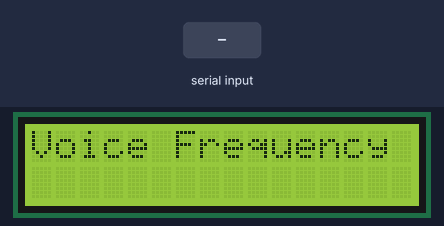
Recording of a sketch running on a simulated Arduino Uno, built with avr-gcc and run on an emulated ATmega328P. On the bench: 16×2 character LCD. The test bench sets the inputs (shaded band). What the sketch prints to the serial monitor is not drawn.

Above: at 1.2 s.
1.3 s: "*turn on circular\n" received over Serial
At 2.6 s:
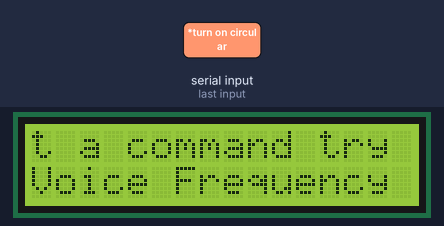
4.3 s: "1\n" received over Serial
At 6.0 s:
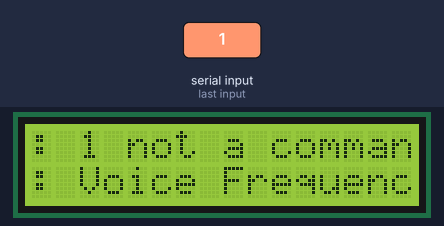
7.3 s: "*turn on wave\n" received over Serial
At 10.1 s:
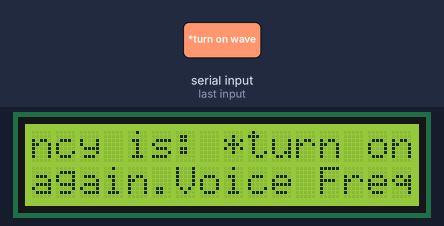
10.3 s: "turn on disco\n" received over Serial
At 11.3 s:
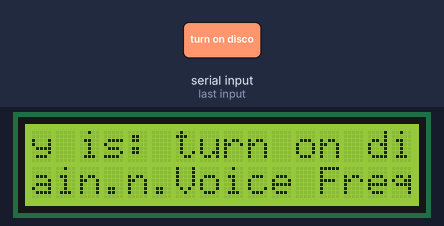
13.3 s: "0\n" received over Serial
At 14.4 s:
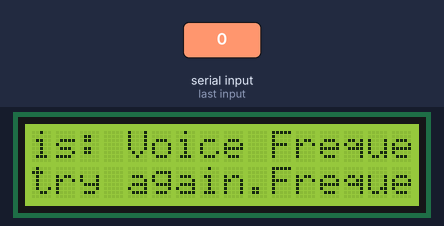
16.3 s: "2\n" received over Serial
At 17.3 s:
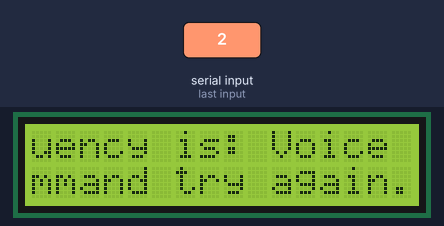
Timing chart, 0 to 19.3 s (numbered marks = the images above; inputs shaded):
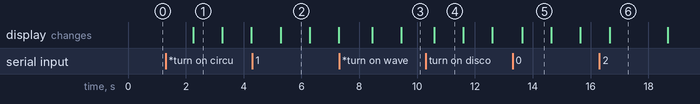

The sketch:

bluetooth_test.ino
```cpp
/*Bluetooth adaptor and application test.
    *Discriptoin:
        * Test the bluetooth adaptor by using the application on an andriod device.

    *The circuit:
        * Bluetooth RXD pin to Arduino digital pin TX/D1
        * Bluetooth TXD pin to Arduino digital pin DX/D0
        * Bluetooth GND pin to Arduino Anolog GND
        * Bluetooth VCC pin to Arduino Anolog 5V or 3.3V
        * LCD RS pin to digital pin 12
        * LCD Enable pin to digital pin 11
        * LCD D4 pin to digital pin 5
        * LCD D5 pin to digital pin 4
        * LCD D6 pin to digital pin 3
        * LCD D7 pin to digital pin 2
        * LCD R/W pin to ground
        * 10K resistor:
        * ends to +5V and ground
 */

// include the library code:
#include <LiquidCrystal.h>
#include <SoftwareSerial.h>
#include <FastLED.h>

// initialize any needed LCD interface pin, bluethooth module pin, button switch, and LED.
// with the arduino pin number it is connected to
const int rs = 12, en = 11, d4 = 5, d5 = 4, d6 = 3, d7 = 2;
LiquidCrystal lcd(rs, en, d4, d5, d6, d7);

//creating the bluetooth adapter.
String store_voice_frequency;
int voice = 0;
void setup() {
  // set up the LCD's number of columns and rows and input:
  lcd.begin(16, 2);
  // All inputs will be setup.
  Serial.begin(9600);

}

void loop() {
   //seeing if the bluetooth is connected and if it worked use the store_voice_frequency in void voice_ledfrequency(int voice_recoded){}.


    //remove "/*" and use "//" on the voice text and then reupload the code to your Ardruino.
    //do me a favor do not have RX/TX on the bluetooth connected other wise it will not be able to upload.
    // Also, make sure you reconnect RX/TX correctly. This way it will read correctly.
    while (Serial.available()){
      delay(10);
      char c = Serial.read();
      if (c == '#'){break;}
      store_voice_frequency += c; // shorthand for voice = voice + c
    }
      store_voice_frequency.toLowerCase();//makes the entire string have lower case character.
      Serial.print("Voice Frequency is: ");
      Serial.print(store_voice_frequency);
      Serial.print('\n');
      lcd.print("Voice Frequency is: ");
      lcd.print(store_voice_frequency);

    if (store_voice_frequency.length() > 0) {
     Serial.print(hello_world());
     Serial.print('\n');
     lcd.print(hello_world());
    }

    store_voice_frequency = "";

   //used this to test out voice frequency.
//   voice = Serial.read();
//      Serial.print("Voice Frequency is: ");
//      Serial.print(voice);
//      Serial.print('\n');
//      lcd.print("Voice Frequency is: ");
//      lcd.print(voice);
delay(1000);
}

// The function below will only work if you use either:
//turn on wave
//turn on circular
//turn on disco
String hello_world(){
  if (store_voice_frequency == "*turn on wave"){return "wave on!";}
  else if (store_voice_frequency == "*turn on circular"){return "circular on!";}
  else if (store_voice_frequency == "turn on disco"){return "Disco on!";}
  return "not a command try again.";
  }
```

Measured:
- after the input at 1.3 s, the display: changes after 0.96 s (image 1)
- after the input at 4.3 s, the display: changes after 0.99 s (image 2)
- after the input at 7.3 s, the display: first changes after 1.1 s (image 3 shows a later state)
- after the input at 10.3 s, the display: changes after 0.30 s (image 4)
- after the input at 13.3 s, the display: changes after 0.33 s (image 5)
- after the input at 16.3 s, the display: changes after 0.36 s (image 6)
- what the display in image 1 shows lasts 1.0 s, from 2.3 s to 3.3 s
